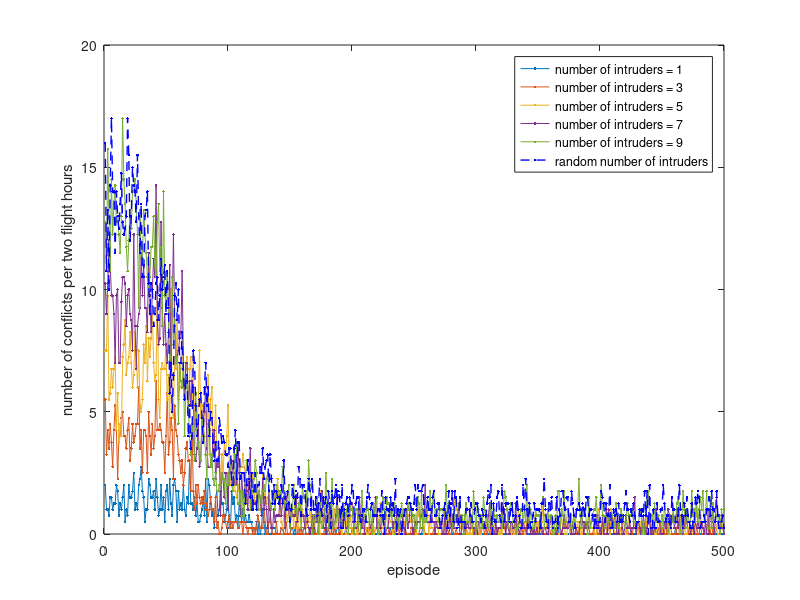

Write MATLAB code to recreate this figure.
y1 = csvread('data_N1.csv');
y2 = csvread('data_N3.csv');
y3 = csvread('data_N5.csv');
y4 = csvread('data_N7.csv');
y5 = csvread('data_N9.csv');
y  = csvread('data_N_rand.csv');

x = 1:500;
plot(x,-y1(x),'.-',x,-y2(x),'.-',x,-y3(x),'.-',x,-y4(x),'.-',x,-y5(x),'.-');
hold on;
plot(x,-y(x),'.--b','LineWidth',1)
legend('number of intruders = 1','number of intruders = 3','number of intruders = 5','number of intruders = 7','number of intruders = 9','random number of intruders')
xlabel('episode')
ylabel('number of conflicts per two flight hours')
